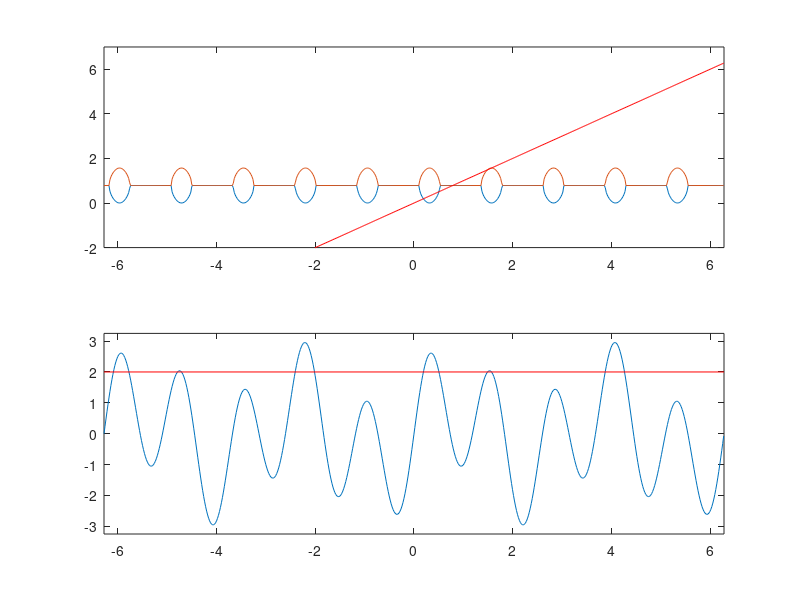

This figure's MATLAB source:
%% Exploration of phasors of unequal frequency
%
% @file UkeToriPhasors_neq_freqs2.m
%
% @brief This file explores finding the intersection of two sine waves
%        with a horizontal line.

clc; clear; close all;

%% Set Up

tmin = -2*pi;
tmax = 2*pi;
dt = 0.02;

t = tmin:dt:tmax;

A_U = 2;
phi_U = 0;
w_U = 5;

A_T = 1;
phi_T = 0;
w_T = 2;

C = 2;

for i = 1:length(t)
%    figure(i)
      
    F_U = A_U.*sin(w_U.*t + phi_U);
    F_T = A_T.*sin(w_T.*t + phi_T);
    
    F_R = F_U + F_T;
    
    target_F_T = C - F_U(i);
    
    t_a(i) = real((asin(target_F_T/A_T) + phi_T)./w_T);
    t_b(i) = (2*phi_T + pi)./w_T  - t_a(i);
end

figure(1)
subplot(2,1,1);
plot(t, t_a);
hold on
plot(t, t_b);

%plot(t, t_a+pi);
%plot(t, t_b+pi);

%plot(t, t_a+4.2);
%plot(t, t_b+4.2);

plot(t, t, 'color', 'r');

axis([tmin tmax -2 7]);

subplot(2,1,2);
plot(t, F_R);
axis([tmin tmax min(F_R)*1.1 max(F_R)*1.1]);
line([tmin tmax], [C C], 'color', 'r');
